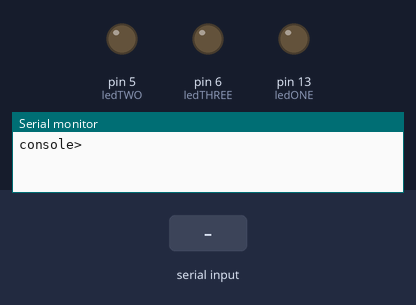
A sketch run on a simulated Arduino Uno, built with avr-gcc and run on an emulated ATmega328P. Parts: output pins drawn as LEDs (lit = HIGH), the last lines printed to the serial monitor. The inputs (shaded band) are chosen by the test bench.

Above: at 1.5 s.
1.6 s: "Y" received over the second serial link
At 2.3 s:
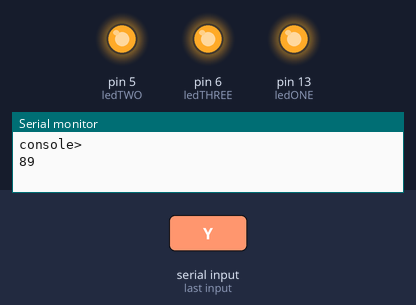
3.1 s: "1" received over the second serial link
At 3.5 s:
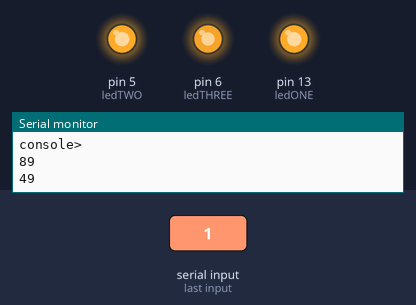
Timing chart, 0 to 6.1 s (numbered marks = the images above; inputs shaded):
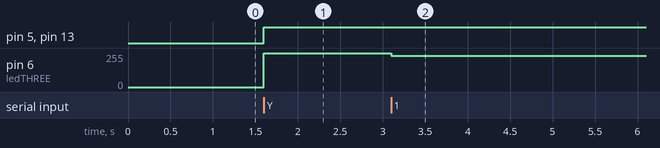

The sketch:

nicemower-arduino.ino
```cpp
#include <SoftwareSerial.h>
#include <stdio.h>


//cambio para pin 13 por defecto
int ledONE = 13;
//int ledONE = 9;
int ledTWO = 5;
int ledTHREE = 6;


int bluetoothTX = 3 ;
int bluetoothRX = 2 ;
char receivedValue ;

SoftwareSerial bluetooth ( bluetoothTX, bluetoothRX );

void setup()
{
  delay(200);
  Serial.begin(9600);
  while (!Serial) ;  // wait for Arduino Serial Monitor

  Serial.println("console> ");

  pinMode(ledONE, OUTPUT);
  pinMode(ledTWO, OUTPUT);
  pinMode(ledTHREE, OUTPUT);

  bluetooth.begin(115200);
  bluetooth.print("$$$");
  delay(100);
  bluetooth.println("U,9600,N");
  bluetooth.begin(9600);

}


void loop()
{
int brightness = 0;
int led = 0;
signed int data = 0;

 if( bluetooth.available() )
  {
    data = (int) bluetooth.read();
    Serial.println( data );                 // for debugging, show received data

      if(data == 26)
      {
        allDown() ;
      }else if(data == 89)
      {
        allUp() ;
      }else{

      led = data / 100;                     // which led to select ?
      brightness = data % 100 ;             // 0 - 25 , LED brightness ( * 10 ) for actual value

    switch(led)                             // Now, let's select the right led.
    {

      case 0  : setLEDthree ( brightness * 10 );  break;
      case 1  : setLEDone ( brightness * 10 );    break;
      case 2  : setLEDtwo ( brightness * 10 );    break;
      default : setLEDthree ( brightness * 10 );  break;       // DO NOT know what to do ? must be led 3

    }
      }

    bluetooth.flush();                       // IMPORTANT clean bluetooth stream, flush stuck data

  }

}


// SHUT DOWN all leds
void allDown()
{
    digitalWrite(ledONE,  LOW ) ;
     digitalWrite(ledTWO,  LOW ) ;
      digitalWrite(ledTHREE,  LOW ) ;
}

// ALL up now :)

void allUp()
{
    digitalWrite(ledONE,  HIGH) ;
     digitalWrite(ledTWO,  HIGH ) ;
     digitalWrite(ledTHREE,  HIGH ) ;
}


void setLEDone(int brighteness)
{
 analogWrite(ledONE,  brighteness ) ;
}

void setLEDtwo(int brighteness)
{
 analogWrite(ledTWO,  brighteness ) ;
}

void setLEDthree(int brighteness)
{
 analogWrite(ledTHREE,  brighteness ) ;
}
```

Measured:
- after the input at 1.6 s, pin 5 (ledTWO), pin 13 (ledONE): LOW → HIGH at once; pin 6 (ledTHREE): 0/255 → 255/255 at once
- after the input at 3.1 s, pin 6 (ledTHREE): 255/255 → 234/255 at once
